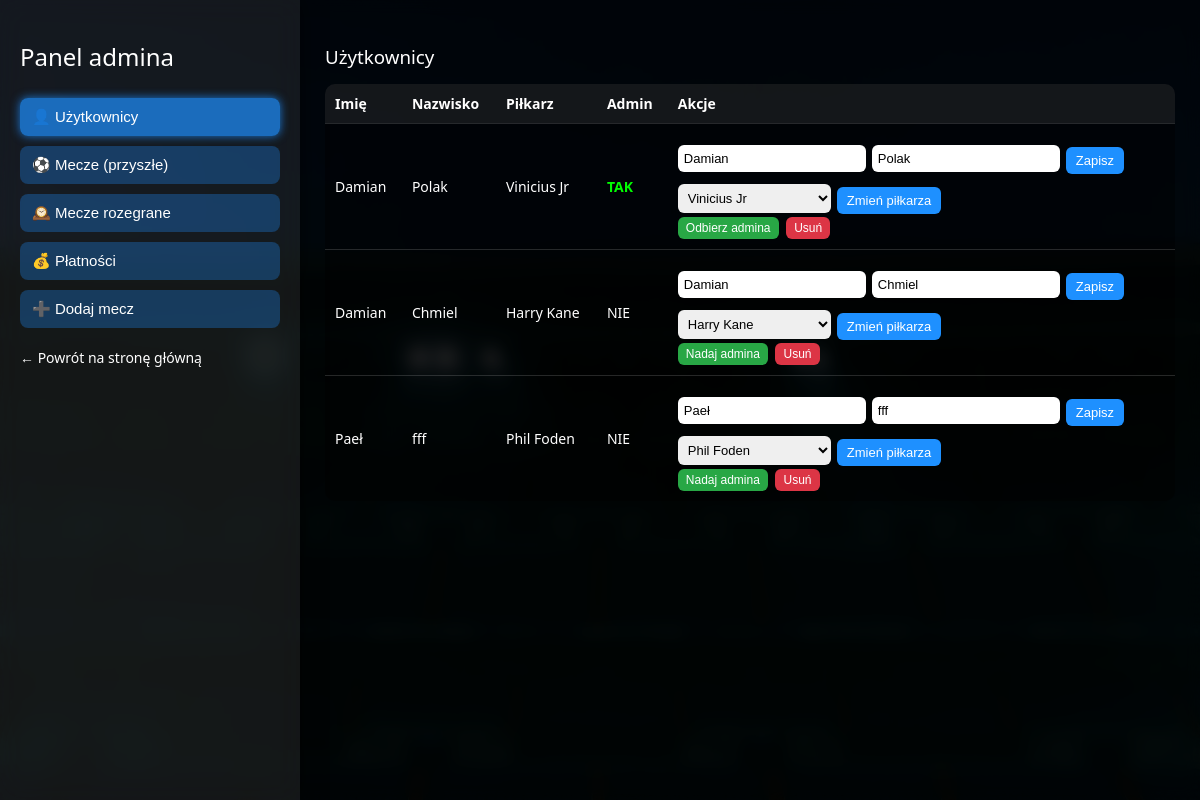
The page /admin (signed in) on the database its author committed.
### tables this page shows
CREATE TABLE users (
            id INTEGER PRIMARY KEY AUTOINCREMENT,
            first_name TEXT NOT NULL,
            last_name TEXT NOT NULL,
            player_alias TEXT UNIQUE NOT NULL,
            is_admin INTEGER DEFAULT 0
        );

### app.py (the view)
@app.route("/admin")
def admin_panel():
    if "user_id" not in session:
        return redirect("/login")
    if session.get("is_admin") != 1:
        return "Brak dostępu"
    conn = get_db()
    users = conn.execute(
        "SELECT id, first_name, last_name, player_alias, is_admin FROM users ORDER BY first_name"
    ).fetchall()
    used_aliases_rows = conn.execute("SELECT player_alias FROM users").fetchall()
    used_aliases = {row["player_alias"] for row in used_aliases_rows}
    available_players = [p for p in ALL_PLAYERS]
    upcoming_matches = conn.execute(
        "SELECT * FROM matches WHERE match_date >= date('now') AND played = 0 ORDER BY match_date, match_time"
    ).fetchall()
    past_not_confirmed = conn.execute(
        "SELECT * FROM matches WHERE match_date < date('now') AND played = 0 ORDER BY match_date DESC, match_time DESC"
    ).fetchall()
    played_matches = conn.execute(
        "SELECT * FROM matches WHERE played = 1 ORDER BY match_date DESC, match_time DESC"
    ).fetchall()
    all_matches = conn.execute(
        "SELECT * FROM matches ORDER BY match_date DESC, match_time DESC"
    ).fetchall()
    signups = conn.execute("""
        SELECT ms.match_id, ms.user_id, ms.paid,
               u.first_name, u.last_name, u.player_alias
        FROM match_signups ms
        JOIN users u ON u.id = ms.user_id
        ORDER BY u.first_name
    """).fetchall()
    conn.close()
    return render_template(
        "admin.html",
        users=users,
        available_players=available_players,
        upcoming_matches=upcoming_matches,
        past_matches=past_not_confirmed,
        played_matches=played_matches,
        all_matches=all_matches,
        signups=signups
    )

### app.py (called while the page is built)
def get_db():
    conn = sqlite3.connect("database.db")
    conn.row_factory = sqlite3.Row
    return conn

### templates/admin.html (shortened to what this page needs)
<!DOCTYPE html>
<html lang="pl">
<head>
</head>
<body>
<div class="overlay"></div>
<div class="layout">
    <div class="sidebar">
        <h2>Panel admina</h2>
        <button id="btn-users" class="nav-btn" onclick="showSection('users')">👤 Użytkownicy</button>
        <button id="btn-upcoming" class="nav-btn" onclick="showSection('upcoming')">⚽ Mecze (przyszłe)</button>
        <button id="btn-past" class="nav-btn" onclick="showSection('past')">🕰️ Mecze rozegrane</button>
        <button id="btn-payments" class="nav-btn" onclick="showSection('payments')">💰 Płatności</button>
        <button id="btn-addmatch" class="nav-btn" onclick="showSection('addmatch')">➕ Dodaj mecz</button>
        <a href="/">← Powrót na stronę główną</a>
    </div>
    <div class="content">
        <div id="users" class="section">
            <h3>Użytkownicy</h3>
            <table>
                <tr>
                    <th>Imię</th>
                    <th>Nazwisko</th>
                    <th>Piłkarz</th>
                    <th>Admin</th>
                    <th>Akcje</th>
                </tr>
                {% for u in users %}
                <tr>
                    <td>{{ u.first_name }}</td>
                    <td>{{ u.last_name }}</td>
                    <td>{{ u.player_alias }}</td>
                    <td>
                        {% if u.is_admin == 1 %}
                        <span class="badge-admin">TAK</span>
                        {% else %}
                        NIE
                        {% endif %}
                    </td>
                    <td>
                        <form action="/admin/user/edit/{{ u.id }}" method="POST" class="form-inline">
                            <input type="text" name="first_name" value="{{ u.first_name }}" placeholder="Imię">
                            <input type="text" name="last_name" value="{{ u.last_name }}" placeholder="Nazwisko">
                            <button type="submit" class="btn-small btn-edit">Zapisz</button>
                        </form>
                        <form action="/admin/user/change_player/{{ u.id }}" method="POST" class="form-inline">
                            <select name="player_alias">
                                <option value="{{ u.player_alias }}">{{ u.player_alias }}</option>
                            </select>
                            <button type="submit" class="btn-small btn-toggle">Zmień piłkarza</button>
                        </form>
                        <form action="/admin/user/toggle_admin/{{ u.id }}" method="POST" style="display:inline;">
                            <button type="submit" class="btn-small btn-green">
                                {% if u.is_admin == 1 %}Odbierz admina{% else %}Nadaj admina{% endif %}
                            </button>
                        </form>
                        <form action="/delete_user/{{ u.id }}" method="POST" style="display:inline;">
                            <button type="submit" class="btn-small btn-delete">Usuń</button>
                        </form>
                    </td>
                </tr>
                {% endfor %}
            </table>
        </div>
    </div>
</div>
</body>
</html>

### templates/admin.html (style rules this page uses)
body { margin: 0; padding: 0; font-family: "Segoe UI", Arial, sans-serif; color: #fff; background-image: url('/static/stadium.jpg'); background-size: cover; background-position: center; background-repeat: no-repeat; }
.overlay { position: fixed; inset: 0; background: rgba(0,0,0,0.55); backdrop-filter: blur(8px); z-index: -1; }
.layout { display: flex; min-height: 100vh; }
.sidebar { width: 260px; background: rgba(255,255,255,0.08); backdrop-filter: blur(14px); box-shadow: 0 0 20px rgba(0,0,0,0.6); padding: 20px; display: flex; flex-direction: column; gap: 10px; }
.sidebar h2 { font-weight: 300; margin-bottom: 15px; }
.nav-btn { padding: 10px 12px; border-radius: 8px; border: none; background: rgba(30,144,255,0.3); color: #fff; text-align: left; cursor: pointer; font-size: 15px; transition: 0.2s; width: 100%; }
.nav-btn:hover, .nav-btn.active { background: rgba(30,144,255,0.7); box-shadow: 0 0 10px rgba(30,144,255,0.8); }
.sidebar a { color: #fff; text-decoration: none; font-size: 14px; margin-top: 10px; }
.content { flex: 1; padding: 25px; }
h3 { font-weight: 300; margin-bottom: 15px; }
table { width: 100%; border-collapse: collapse; margin-top: 10px; background: rgba(0,0,0,0.35); border-radius: 10px; overflow: hidden; }
th, td { padding: 10px; text-align: left; border-bottom: 1px solid rgba(255,255,255,0.15); font-size: 14px; }
th { background: rgba(255,255,255,0.08); }
tr:last-child td { border-bottom: none; }
.badge-admin { color: #0f0; font-weight: bold; }
.btn-small { padding: 4px 8px; font-size: 12px; border-radius: 6px; border: none; cursor: pointer; margin-right: 4px; margin-top: 3px; }
.btn-edit { background: #1e90ff; color: #fff; }
.btn-delete { background: #dc3545; color: #fff; }
.btn-toggle { background: #ffc107; color: #000; }
.btn-green { background: #28a745; color: #fff; }
.section { display: none; }
.section.active { display: block; }
.form-inline { margin-top: 10px; display: flex; flex-wrap: wrap; gap: 6px; align-items: center; }
.form-inline input, .form-inline select { padding: 6px; border-radius: 6px; border: none; font-size: 13px; }
.form-inline button { padding: 6px 10px; border-radius: 6px; border: none; cursor: pointer; background: #1e90ff; color: #fff; font-size: 13px; }

### rows shown on the page
users: first_name "Damian", last_name "Polak", player_alias "Vinicius Jr", is_admin "TAK"
users: first_name "Damian", last_name "Chmiel", player_alias "Harry Kane", is_admin "NIE"
users: first_name "Paeł", last_name "fff", player_alias "Phil Foden", is_admin "NIE"
